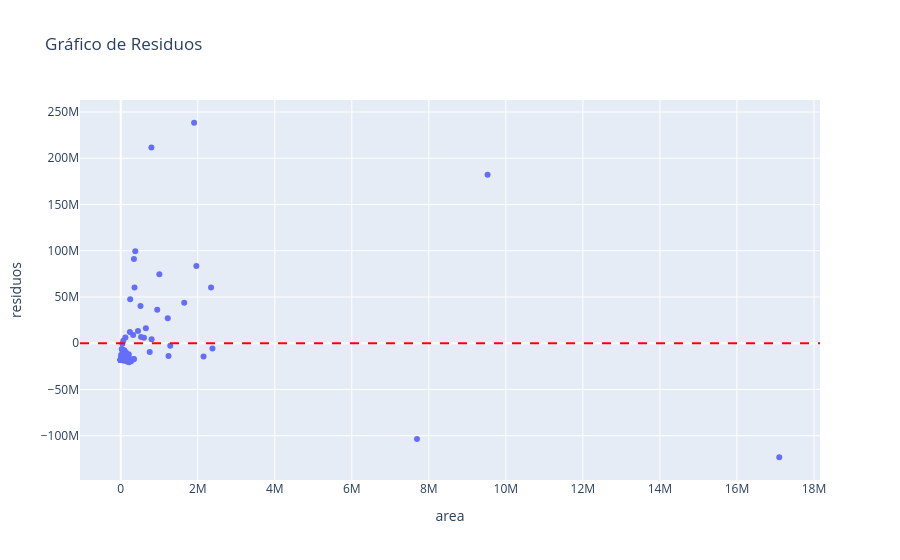

The notebook cell saved with this chart:
### Code cell
import pandas as pd
import numpy as np
import plotly.express as px
# Calcular predicciones
y_pred = intercept + slope * np.array(area)
# Calcular residuos
residuos = np.array(poblacion) - y_pred
# Crear dataframe para la gráfica
df_residuos = pd.DataFrame({
    "country": df_muestra_ordenada["country"].values,
    "region": df_muestra_ordenada["region"].values,
    "poblacion": np.array(poblacion),
    "area": np.array(area),
    "y_pred": y_pred,
    "residuos": residuos
})
# Gráfico interactivo
fig = px.scatter(
    df_residuos,
    x="area",
    y="residuos",
    hover_name="country",
    hover_data={
        "region": True,
        "area": True,
        "y_pred": True,
        "residuos": True,
        "poblacion": True
    },
    title="Gráfico de Residuos"
)
fig.add_hline(y=0, line_dash="dash", line_color="red")
fig.show()

### Figure 1 — Plotly figure (JSON) as saved in the notebook; plotly's stock layout.template omitted (floating-point values rounded to 4 significant figures; data arrays with more than 128 entries replaced by an {"elided": "..."} marker saying what was removed)
{"data": [{"customdata": {"elided": "100x3 mixed values"}, "hovertemplate": "<b>%{hovertext}</b><br><br>area=%{x}<br>residuos=%{y}<br>region=%{customdata[0]}<br>y_pred=%{customdata[1]}<br>poblacion=%{customdata[2]}<extra></extra>", "hovertext": ["Mali", "Tanzania", "British Indian Ocean Territory", "Zambia", "Egypt", "DR Congo", "Mauritius", "Djibouti", "São Tomé and Príncipe", "Republic of the Congo", "Seychelles", "Gambia", "Ivory Coast", "Cape Verde", "Gabon", "Burundi", "Algeria", "South Africa", "Mozambique", "Ghana", "Dominica", "British Virgin Islands", "Curaçao", "Saint Pierre and Miquelon", "Cayman Islands", "Aruba", "Peru", "Guyana", "Bahamas", "United States", "Cuba", "French Guiana", "Suriname", "Costa Rica", "Turks and Caicos Islands", "Grenada", "Anguilla", "Guadeloupe", "Saint Lucia", "Uruguay", "Mexico", "Honduras", "El Salvador", "Bouvet Island", "French Southern and Antarctic Lands", "Afghanistan", "United Arab Emirates", "Brunei", "North Korea", "Pakistan", "Timor-Leste", "Qatar", "Yemen", "Armenia", "Thailand", "Oman", "Kyrgyzstan", "Jordan", "Uzbekistan", "Bhutan", "Sri Lanka", "Saudi Arabia", "Philippines", "Indonesia", "Iran", "Japan", "Lebanon", "Netherlands", "Finland", "Greece", "North Macedonia", "Ireland", "Andorra", "United Kingdom", "Croatia", "Estonia", "Slovenia", "Belarus", "Russia", "Czechia", "Montenegro", "Germany", "Gibraltar", "Kosovo", "Belgium", "Latvia", "Hungary", "Jersey", "Portugal", "Ukraine", "Niue", "Palau", "Northern Mariana Islands", "American Samoa", "Tuvalu", "Australia", "Samoa", "French Polynesia", "Fiji", "Pitcairn Islands"], "legendgroup": "", "marker": {"color": "#636efa", "symbol": "circle"}, "mode": "markers", "name": "", "orientation": "v", "showlegend": false, "type": "scatter", "x": [20270.0, 163800.0, 151.0, 4167.0, 244400.0, 14870.0, 238500.0, 9525000.0, 2382000.0, 801600.0, 13940.0, 18270.0, 51100.0, 120500.0, 1221000.0, 78860.0, 45230.0, 30530.0, 267700.0, 181000.0, 5765.0, 4033.0, 91.0, 796100.0, 64560.0, 322500.0, 116.0, 603600.0, 459.0, 10690.0, 309500.0, 452.0, 215000.0, 1285000.0, 342000.0, 92090.0, 7747.0, 447400.0, 26.0, 47.0, 10450.0, 2842.0, 10910.0, 513100.0, 652200.0, 49.0, 38390.0, 65610.0, 112500.0, 1240000.0, 6.0, 751.0, 357100.0, 377900.0, 242.0, 13810.0, 180.0, 964.0, 23200.0, 17100000.0, 29740.0, 2040.0, 83530.0, 528000.0, 11590.0, 948.0, 2345000.0, 344.0, 1628.0, 207600.0, 83600.0, 1964000.0, 464.0, 93030.0, 89340.0, 70270.0, 1002000.0, 752600.0, 616.0, 109900.0, 200000.0, 264.0, 60.0, 1905000.0, 21040.0, 2150000.0, 7692000.0, 25710.0, 444.0, 342400.0, 199.0, 56590.0, 132000.0, 338500.0, 947300.0, 41860.0, 468.0, 260.0, 1648000.0, 27830.0], "xaxis": "x", "y": [-16240000.0, -19860000.0, -18040000.0, -17850000.0, 47620000.0, -16900000.0, 12170000.0, 182100000.0, -5667000.0, 4240000.0, -17880000.0, -17440000.0, -13510000.0, 6107000.0, 27090000.0, -8349000.0, -17370000.0, -6695000.0, -19540000.0, -17230000.0, -17700000.0, -17640000.0, -18060000.0, 211700000.0, -17190000.0, 8909000.0, -17970000.0, 5922000.0, -18060000.0, -15810000.0, -17280000.0, -17960000.0, -20460000.0, -2606000.0, -16960000.0, -8676000.0, -18190000.0, 13210000.0, -18060000.0, -18070000.0, -12740000.0, -17910000.0, -16650000.0, 40250000.0, 16190000.0, -18070000.0, -17850000.0, 2727000.0, -9833000.0, -13900000.0, -18030000.0, -18020000.0, 60170000.0, 99580000.0, -18070000.0, -17650000.0, -17970000.0, -17880000.0, -17350000.0, -123300000.0, -15430000.0, -16860000.0, -19010000.0, 6855000.0, -15070000.0, -18040000.0, 60310000.0, -17970000.0, -17720000.0, -12010000.0, -8006000.0, 83640000.0, -18030000.0, -9900000.0, -7651000.0, -13650000.0, 74470000.0, -9437000.0, -17900000.0, -9939000.0, -13730000.0, -17990000.0, -18070000.0, 238400000.0, -12350000.0, -14360000.0, -103600000.0, -16630000.0, -17920000.0, 91020000.0, -18030000.0, -15040000.0, -9611000.0, -17390000.0, 36160000.0, -587000.0, -17990000.0, -18070000.0, 43670000.0, -6149000.0], "yaxis": "y"}], "layout": {"legend": {"tracegroupgap": 0}, "shapes": [{"line": {"color": "red", "dash": "dash"}, "type": "line", "x0": 0, "x1": 1, "xref": "x domain", "y0": 0, "y1": 0, "yref": "y"}], "title": {"text": "Gráfico de Residuos"}, "xaxis": {"anchor": "y", "domain": [0, 1], "title": {"text": "area"}}, "yaxis": {"anchor": "x", "domain": [0, 1], "title": {"text": "residuos"}}}}
